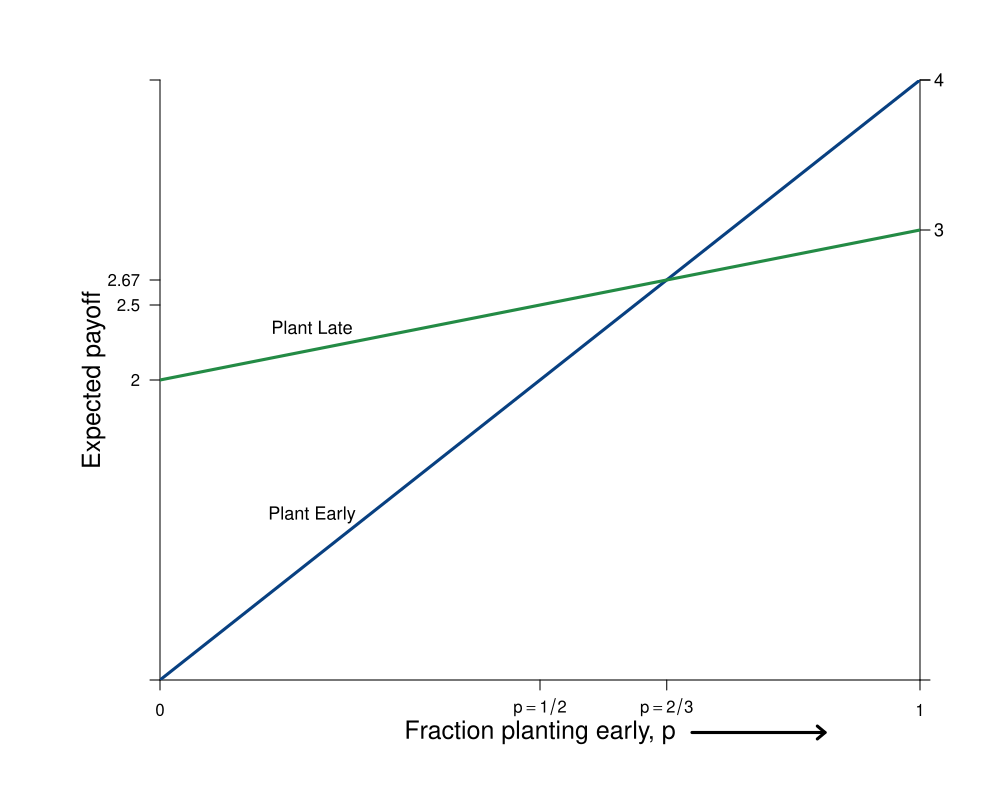

This figure's R source:
#Graph Designer: Simon Halliday & Madeleine Wettach '20
#Authors: Bowles, Foley and Halliday
#Title: Coordination, Conflict and Competition: A Text in Microeconomics
library(shape)
pdf(file = "risk/step_by_step_graphs_4/palanpur_risk_dom_step4.pdf", width = 10, height = 8)

#Set parameters for graphics
axislabelsize <- 1.5
labelsize <- 1.1
graphlinewidth <- 3
segmentlinewidth <- 2

COL <- c("#7fc97f", "#beaed4", "#fdc086", "#ffff99", "#386cb0", "#f0027f", "#bf5b17", "#666666")
COLA <- c("#e0f3db", "#99d8c9","#66c2a4","#41ae76", "#238b45", "#005824")
COLB <- c("#4eb3d3", "#2b8cbe", "#0868ac","#084081")

#Edited the margins to cater for the larger LHS labels
par(mar =  c(6, 8, 4, 4))

#proportion of wealth functions

expected_late <- function(x){
  20 + 0.25*x
}

expected_early <- function(x){
  x
}


#Add limits on axes and levels of utility for each function 
ylims <- c(0, 40)
xlims <- c(0, 40)

npts <- 501 
x <- seq(xlims[1], xlims[2], length.out = npts)
y <- seq(ylims[1], ylims[2], length.out = npts) 

plot(0, 0, xlim = xlims, ylim = ylims, type = "n",
     xlab = expression(paste("")),
     ylab = expression(paste("")), 
     xaxt = "n", 
     yaxt = "n", 
     cex.lab = axislabelsize, 
     bty = "n", 
     xaxs="i", 
     yaxs="i"
)

#x and y limits with plain axes without ticks/numbers to match previous graph; y axes on both sides

ticksx <- c(0, 20, 26.67, 40)
xlabels <- c(0, expression(paste(p == 1/2)),expression(paste(p == 2/3)), 1)
ticksy <- c(ylims[1], 20, expected_late(20), expected_late(26.67), ylims[2])
ylabels <- c(NA, 2, 2.5, 2.67, NA)
ticksy2 <- c(ylims[1], 30, 40, ylims[2])
ylabels2 <- seq(from = 0, to = ylims[2], by = 10)


axis(1, at = ticksx,  pos = 0, labels = xlabels)
axis(2, at = ticksy,  pos = 0, labels = ylabels, las = 1)
axis(4, at = ticksy2, pos = xlims[2], labels = FALSE,las=1)


npts <- 503 
xx1 <- seq(xlims[1], xlims[2], length.out = npts)
xx2 <- seq(0, xlims[2], length.out = npts)
xx3 <- seq(xlims[1], 0, length.out = npts)
xx4 <- seq(-11, 0, length.out = npts)

#Axis labels and draw linear utility functions
text(xlims[2]*0.5, -3.5, expression(paste("Fraction planting early, p")), xpd = TRUE, cex = axislabelsize)
text(-3.5, 0.5*ylims[2], expression(paste("Expected payoff")), xpd = TRUE, cex = axislabelsize, srt = 90) 


text(41, ylims[2], expression(paste(4)), xpd = TRUE, cex = labelsize) 
text(41, 0.75*ylims[2], expression(paste(3)), xpd = TRUE, cex = labelsize) 

lines(xx1, expected_early(xx1), col = COLB[4], lwd = graphlinewidth)
lines(xx1, expected_late(xx1), col = COLA[5], lwd = graphlinewidth)

#Label points on line

##text(20 - 0.5, expected_late(20) - 1.2, expression(paste("f")), cex = labelsize)
##segments(20, 0, 20, expected_late(20), lty = 2, col = "gray", lwd = segmentlinewidth)
##segments(0, expected_late(20), 20, expected_late(20), lty = 2, col = "gray", lwd = segmentlinewidth)
##points(20, expected_late(20), pch = 16, col = "black", cex = 1.5)

##text(26.67 + 0.7, expected_early(26.67) - 0.7, expression(paste("g")), cex = labelsize)
##segments(26.67, expected_early(26.67), 0, expected_early(26.67), lty = 2, col = "gray", lwd = segmentlinewidth)
##segments(26.67, 0, expected_early(26.67), 26.67, lty = 2, col = "gray", lwd = segmentlinewidth)
##points(26.67, expected_early(26.67), pch = 16, col = "black", cex = 1.5)

# text(33 + 0.7, 7 + 0.7, expression(paste("h")), cex = labelsize)
# segments(33, 7, 0, 7, lty = 2, col = "gray", lwd = segmentlinewidth)
# points(33, 7, pch = 16, col = "black", cex = 1.5)


#Label relevant points on axes
text(8, 23.5, expression(paste("Plant Late")), xpd = TRUE, cex = labelsize)
text(8, 11, expression(paste("Plant Early")),  xpd = TRUE, cex = labelsize)

#Axis arrow
arrows(28, -3.5, 35, -3.5, xpd = TRUE, length=0.1,angle=40,lwd=3)

#Risk Dominant Strategy
##text(17, 36.5, expression(paste("Strategy with higher")), xpd = TRUE, cex = labelsize)
##text(17, 35, expression(paste("expected payoff at ", p == 1/2)), xpd = TRUE, cex = labelsize)
##text(17, 33.5, expression(paste("is risk-dominant")), xpd = TRUE, cex = labelsize)
##Arrows(20, 32.5, 20, expected_late(20) + 1.5, col = "black", lty = 1, lwd = 2, code = 2, arr.type = "triangle", arr.lwd = 0.5)

#Equal expected payoffs
##text(29, 35, expression(paste("Equal expected")), xpd = TRUE, cex = labelsize)
##text(29, 33.5, expression(paste("payoffs at ", p == 2/3)), xpd = TRUE, cex = labelsize)
##Arrows(26.67, 32.5, 26.67, expected_late(26.67) + 1.5, col = "black", lty = 1, lwd = 2, code = 2, arr.type = "triangle", arr.lwd = 0.5)


dev.off()
